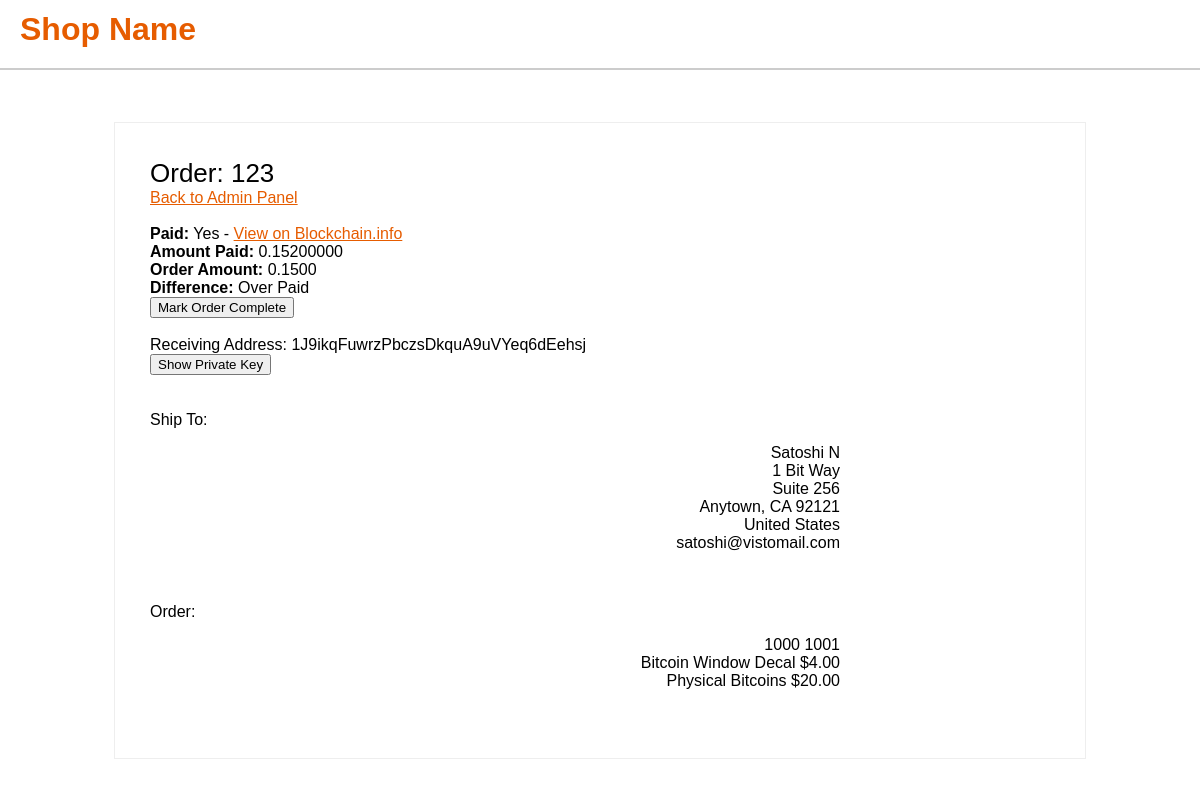
Page /order.php?id=123 (signed in) on the committed database.
### tables this page shows
CREATE TABLE IF NOT EXISTS `orders` (
  `orderid` varchar(50) NOT NULL,
  `time` int(100) NOT NULL,
  `name` varchar(50) NOT NULL,
  `address` varchar(100) NOT NULL,
  `address2` varchar(100) NOT NULL,
  `city` varchar(50) NOT NULL,
  `state` varchar(30) NOT NULL,
  `zip` varchar(15) NOT NULL,
  `country` varchar(50) NOT NULL,
  `email` varchar(100) NOT NULL,
  `cost` decimal(7,4) NOT NULL,
  `recd` int(11) NOT NULL,
  `payto` varchar(100) NOT NULL,
  `pkey` varchar(100) NOT NULL,
  `items` varchar(300) NOT NULL,
  `paid` int(1) NOT NULL,
  `complete` int(1) NOT NULL,
  PRIMARY KEY (`orderid`)
);

CREATE TABLE IF NOT EXISTS `products` (
  `id` int(50) NOT NULL AUTO_INCREMENT,
  `name` varchar(200) NOT NULL,
  `price` decimal(11,2) NOT NULL,
  `image` varchar(300) NOT NULL,
  `in_stock` int(1) NOT NULL DEFAULT '1',
  `description` mediumtext NOT NULL,
  PRIMARY KEY (`id`)
);

### config.php (called while the page is built, shortened)
<?php
$storeName = "Shop Name";
?>

### order.php (the view, shortened to what this page needs)
<?php
require_once('config.php');
$order = $_GET['id'];
$queryOrder = "SELECT * FROM orders WHERE orderid = '$order'";
$doOrder = mysqli_query($conn, $queryOrder) or die(mysqli_error($conn));
$fetchOrder = mysqli_fetch_assoc($doOrder);
$uname = $fetchOrder['name'];
$ship = $fetchOrder['address'];
$ship2 = $fetchOrder['address2'];
$city = $fetchOrder['city'];
$state = $fetchOrder['state'];
$zip = $fetchOrder['zip'];
$country = $fetchOrder['country'];
$email = $fetchOrder['email'];
$confirmShip = $uname."<br>".$ship."<br>".$ship2."<br>".$city.", ".$state." ".$zip."<br>".$country."<br>".$email;
$address = $fetchOrder['payto'];
$items = $fetchOrder['items'];
$itemsArr = explode(" ", $items);
$orderItems = count($itemsArr);
$paid = $fetchOrder['paid'];
$recd = $fetchOrder['recd'];
$recdCalc = $recd / 100000000;
$cost = $fetchOrder['cost'];
if($cost > $recdCalc){
  $difMsg = "Under Paid";
} else if($recdCalc > $cost){
  $difMsg = "Over Paid";
} else {
  $difMsg = "None";
}
if($paid == 1){
   $paidMsg = "Yes - <a href='https://blockchain.info/address/".$address."' target='_blank'>View on Blockchain.info</a>";
} else {
   $paidMsg = "No - <form method='post'><input class='checkPmt' type='submit' value='Check For Payment' name='".$order."'></form>";
}
?>
<!DOCTYPE html>
<html>
<head>
<link rel="stylesheet" type="text/css" href="style.css">
</head>
<body>
<h1><?php echo $storeName; ?></h1>
<div id="viewCart">
  <span id="viewTitle">Order: <?php echo $order; ?></span><a href="admin.php">Back to Admin Panel</a><br><br>
     <b>Paid:</b> <?php echo $paidMsg; ?><br>
	 <b>Amount Paid:</b> <?php echo number_format($recdCalc, 8); ?><br>
	 <b>Order Amount:</b> <?php echo $cost; ?><br>
	 <b>Difference:</b> <?php echo $difMsg; ?><br>
	 <form method="post"><input type="submit" name="complete" value="Mark Order Complete"></form>
	 <br>
	 Receiving Address: <?php echo $address; ?>
	 <br>
	 <button id="pkBtn">Show Private Key</button><br>
	 <br><br>
	 Ship To:
  <div class="confirmShip">
  <?php echo $confirmShip; ?>
  </div><br><br>
  Order:
  <div class="confirmShip">
 <?php echo $items."<br>";
 for($i=0; $i<$orderItems; $i++)
	{
	$queryLoopOrder = "SELECT * FROM products WHERE id = '$itemsArr[$i]'";
	$doLoopOrder = mysqli_query($conn, $queryLoopOrder);
	$rowLoopOrder = mysqli_fetch_assoc($doLoopOrder);
	$loopName = $rowLoopOrder['name'];
	$loopPrice = $rowLoopOrder['price'];
	echo $loopName." $".$loopPrice."<br>";
	}
 ?>
  </div><br>
</div>
<br>
</body>
</html>

### style.css (style rules this page uses)
html, body { margin: 0; padding: 0; font-family: "Calibri", Arial, sans-serif; }
a { color: #e65c00; }
h1 { font-family: "Calibri", Arial, sans-serif; background-color: #fff; color: #e65c00; padding: 20px; border-bottom: 2px solid #ccc; position: relative; top: -30px; }
#viewCart { position: relative; margin-left: auto; margin-right: auto; border: 1px solid #eee; padding: 35px; width: 75%; }
#viewTitle { font-size: 26px; color: #000; display: block; }
.confirmShip { width: 75%; text-align: right; padding: 15px; }

### rows in the picture
orders: recd "0.15200000", cost "0.1500", difMsg "Over Paid", payto "1J9ikqFuwrzPbczsDkquA9uVYeq6dEehsj", name "Satoshi N", address "1 Bit Way", address2 "Suite 256", city "Anytown", state "CA", zip "92121", country "United States", email "satoshi@vistomail.com", items "1000 1001"
products: name "Bitcoin Window Decal", price "4.00"
products: name "Physical Bitcoins", price "20.00"

### other values in the picture
$storeName "Shop Name"
$order "123"
